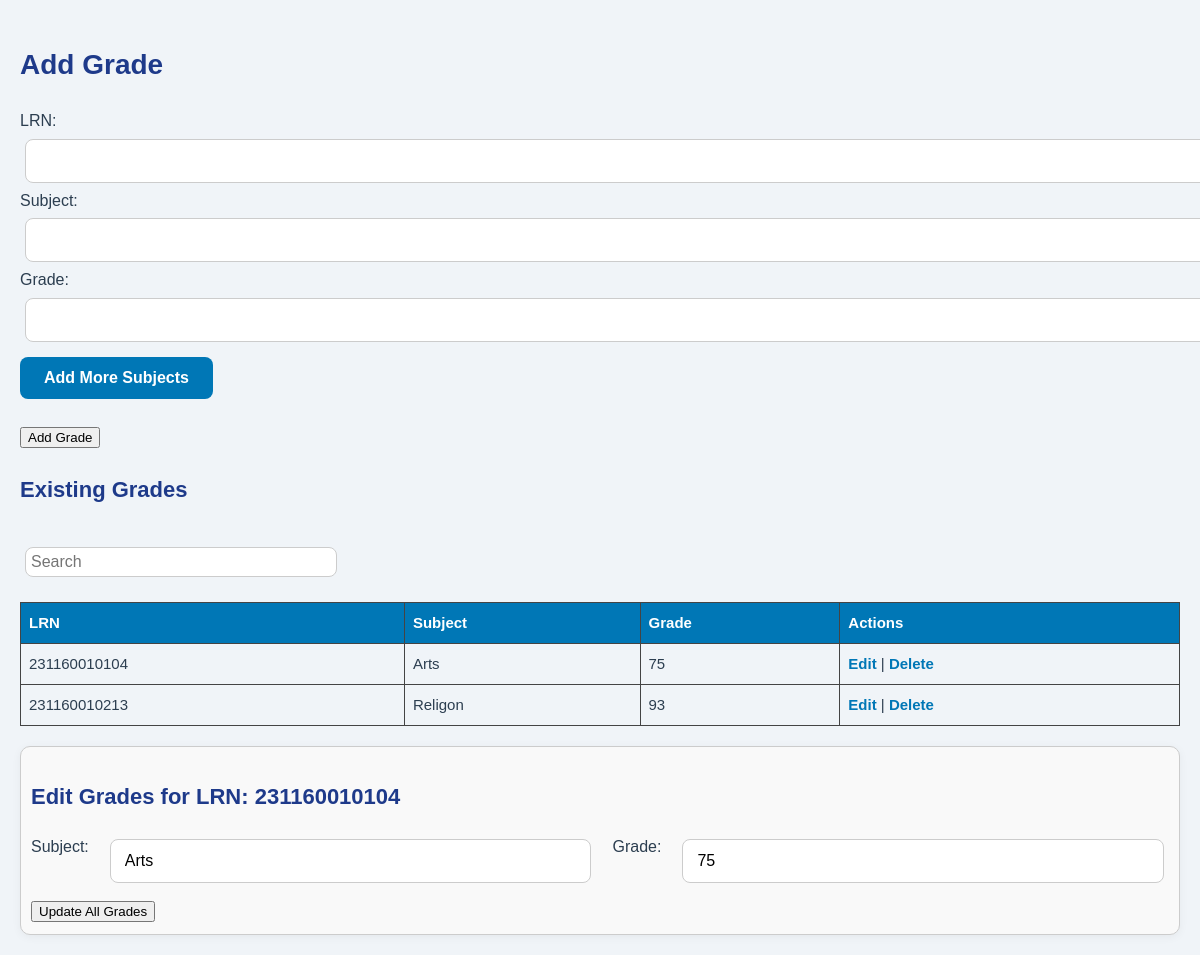
The page /grades.php?edit_lrn=231160010104 on the database its author committed.
### tables this page shows
CREATE TABLE `grades` (
  `id` int(11) NOT NULL,
  `student_id` bigint(20) NOT NULL,
  `subject` varchar(100) NOT NULL,
  `grade` varchar(10) NOT NULL
);

### grades.php (the view, shortened to what this page needs)
<?php
include 'db.php';
?>
<!DOCTYPE html>
<html>
<head>
    <link rel="stylesheet" type="text/css" href="css/admin.css">
</head>
<body>
<h2>Add Grade</h2>
<form method="POST" action="grades.php">
    LRN: <input type="text" name="student_id" required><br>
    <div id="addSubjects">
        Subject: <input type="text" name="subject[]" required>
        Grade: <input type="text" name="grade[]" required><br>
    </div>
    <button type="button" onclick="addMore()">Add More Subjects</button><br><br>
    <input type="submit" value="Add Grade">
</form>
<h3>Existing Grades</h3>
<input type="text" id="searchInput" placeholder="Search" style="margin-top: 20px; padding: 5px; width: 300px;">
<table>
    <tr><th>LRN</th><th>Subject</th><th>Grade</th><th>Actions</th></tr>
    <?php
    $result = $conn->query("SELECT * FROM grades ORDER BY student_id");
    if ($result) {
        while($row = $result->fetch_assoc()) {
            echo "<tr>
                    <td>{$row['student_id']}</td>
                    <td>{$row['subject']}</td>
                    <td>{$row['grade']}</td>
                    <td>
                        <a href='grades.php?edit_lrn={$row['student_id']}'>Edit</a> |
                        <a href='grades.php?delete={$row['id']}' onclick=\"return confirm('Delete this grade?')\">Delete</a>
                    </td>
                  </tr>";
        }
    }
    ?>
</table>
<?php
if (isset($_GET['edit_lrn'])) {
    $student_id = $_GET['edit_lrn'];
    $stmt = $conn->prepare("SELECT * FROM grades WHERE student_id=?");
    $stmt->bind_param("s", $student_id);
    $stmt->execute();
    $result = $stmt->get_result();
    $grades = [];
    while ($row = $result->fetch_assoc()) {
        $grades[] = $row;
    }
    if (count($grades) > 0):
?>
    <div class="edit-form">
        <h3>Edit Grades for LRN: <?php echo htmlspecialchars($student_id); ?></h3>
        <form method="POST" action="grades.php">
            <div id="editSubjects">
                <?php foreach ($grades as $g): ?>
                <div class="subject-row">
                    Subject: <input type="text" name="subject[]" value="<?php echo htmlspecialchars($g['subject']); ?>" required>
                    Grade: <input type="text" name="grade[]" value="<?php echo htmlspecialchars($g['grade']); ?>" required>
                </div>
                <?php endforeach; ?>
            </div>
            <input type="submit" value="Update All Grades">
        </form>
    </div>
<?php
    endif;
}
?>
</body>
</html>

### css/admin.css (style rules this page uses)
body { font-family: 'Poppins', sans-serif; background: #f0f4f8; color: #2c3e50; margin: 0; padding: 30px; line-height: 1.6; }
h2, h3 { color: #1e3a8a; margin-bottom: 20px; font-weight: 700; }
h2 { font-size: 28px; }
h3 { font-size: 22px; }
input[type="text"] { width: 100%; padding: 12px 14px; margin: 12px 0; border: 1px solid #ccc; border-radius: 8px; font-size: 16px; background: #fff; }
button { padding: 12px 24px; background-color: #0077b6; color: #fff; border: none; border-radius: 8px; cursor: pointer; font-size: 16px; font-weight: 600; transition: background 0.2s ease; }
table { width: 100%; margin-top: 30px; border-collapse: collapse; }
th, td { padding: 14px; text-align: left; border-bottom: 1px solid #ddd; font-size: 15px; }
th { background-color: #0077b6; color: #fff; }
.edit-form { background: #ffffff; padding: 25px; margin-top: 40px; border-radius: 10px; box-shadow: 0 2px 10px rgba(0, 0, 0, 0.05); }
.subject-row { display: flex; gap: 16px; flex-wrap: wrap; margin-bottom: 16px; }
.subject-row input { flex: 1; }
a { color: #0077b6; text-decoration: none; font-weight: 600; }

### grades.php (style rules this page uses)
body { font-family: Arial; padding: 20px; }
input[type="text"] { margin: 5px; }
table, th, td { border: 1px solid #444; border-collapse: collapse; padding: 8px; }
table { margin-top: 20px; width: 100%; }
button { margin-top: 10px; }
.edit-form { background: #f9f9f9; padding: 10px; margin-top: 20px; border: 1px solid #ccc; }
.subject-row { margin-bottom: 10px; }

### rows shown on the page
grades: student "231160010104", subject "Arts", grade "75"
grades: student "231160010213", subject "Religon", grade "93"

### other values the page prints
$student_id "231160010104"
